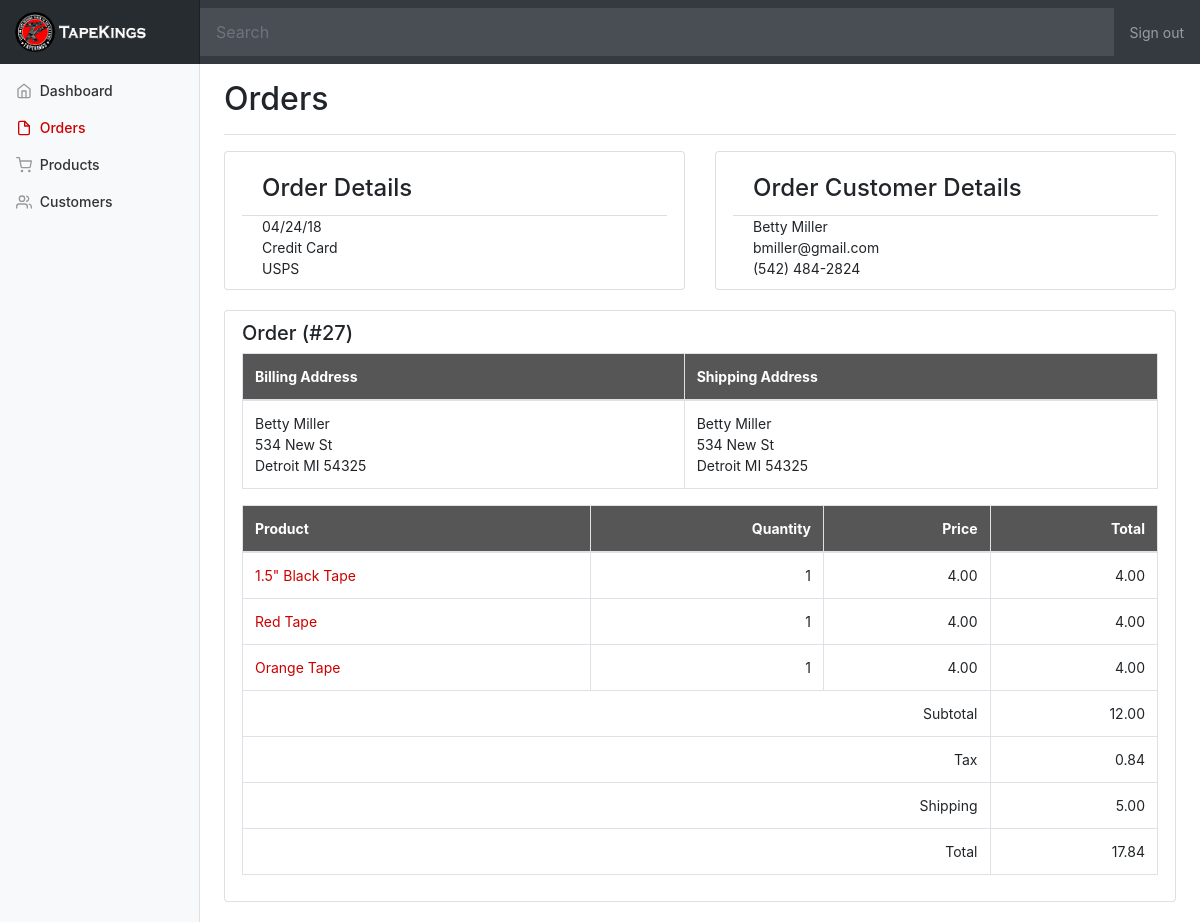
Screenshot of /orders/27 with the database file from the repository.
### tables this page shows
CREATE TABLE `orders` (
  `orderID` int(10) NOT NULL,
  `userID` int(10) DEFAULT NULL,
  `orderDate` date NOT NULL,
  `total` float NOT NULL,
  `shipping` float NOT NULL,
  `tax` float NOT NULL,
  `billingFirstName` varchar(255) NOT NULL,
  `billingLastName` varchar(255) NOT NULL,
  `email` text NOT NULL,
  `billingAddress` text NOT NULL,
  `billingAddress2` varchar(255) DEFAULT NULL,
  `billingCity` varchar(255) NOT NULL,
  `billingState` varchar(255) NOT NULL,
  `billingZip` int(255) NOT NULL,
  `shippingFirstName` varchar(255) DEFAULT NULL,
  `shippingLastName` varchar(255) DEFAULT NULL,
  `shippingAddress` text,
  `shippingAddress2` varchar(255) DEFAULT NULL,
  `shippingCity` varchar(255) DEFAULT NULL,
  `shippingState` varchar(255) DEFAULT NULL,
  `shippingZip` int(255) DEFAULT NULL
);

CREATE TABLE `orderproducts` (
  `orderID` int(11) NOT NULL,
  `productID` int(11) NOT NULL,
  `title` varchar(255) NOT NULL,
  `qty` int(11) NOT NULL,
  `price` float NOT NULL,
  `grip_type` varchar(255) DEFAULT NULL,
  `design_type` varchar(255) DEFAULT NULL,
  `color1` varchar(255) DEFAULT NULL,
  `color2` varchar(255) DEFAULT NULL,
  `color3` varchar(255) DEFAULT NULL
);

### pages/ordersFull.php (the view, shortened to what this page needs)
<!DOCTYPE html>
<html>
  <head>
    <link rel="stylesheet" href="lib/normalize/normalize.css">
    <link rel="stylesheet" href="css/bootstrap/bootstrap.css">
    <link rel="stylesheet" href="css/bootstrap/bootstrap-grid.css">
    <link rel="stylesheet" href="css/dashboard.css">
    <link rel="stylesheet" href="css/responsive.css">
  </head>
  <?php include 'app/database.php' ?>
<body class="dashboard">
    <nav class="navbar navbar-dark sticky-top bg-dark flex-md-nowrap p-0">
      <a class="navbar-brand col-sm-3 col-md-2 mr-0" href="sports"><img src="./css/img/logo-top.png" alt="Logo" style="height:40px;"/></a>
      <form action="inc/search.php" method="post" style="max-width: 1485px;width: 100%;"><input class="form-control form-control-dark w-100" type="text" name="search" placeholder="Search" aria-label="Search"></form>
      <ul class="navbar-nav px-3">
        <li class="nav-item text-nowrap">
          <a class="nav-link" href="logout">Sign out</a>
        </li>
      </ul>
    </nav>
    <div class="container-fluid">
      <div class="row">
        <nav class="col-md-2 d-none d-md-block bg-light sidebar">
          <div class="sidebar-sticky">
            <ul class="nav flex-column">
              <li class="nav-item">
                <a class="nav-link" href="account">
                  <span data-feather="home"></span>
                  Dashboard
                </a>
              </li>
              <li class="nav-item">
                <a class="nav-link active" href="orders">
                  <span data-feather="file"></span>
                  Orders <span class="sr-only">(current)</span>
                </a>
              </li>
              <?php if ($_SESSION['userID']==0){ ?>
              <li class="nav-item">
                <a class="nav-link" href="productsDashboard">
                  <span data-feather="shopping-cart"></span>
                  Products
                </a>
              </li>
              <li class="nav-item">
                <a class="nav-link" href="customers">
                  <span data-feather="users"></span>
                  Customers
                </a>
              </li>
              <?php } ?>
            </ul>
        </nav>
        <?php
          if ($_SESSION['userID'] == 0) {
            $sql = "SELECT * FROM orders, orderproducts WHERE orders.orderID = orderproducts.orderID && orders.orderID = $_SESSION[orderID];";
          } else{
          $sql = "SELECT * FROM orders, orderproducts WHERE orders.orderID = orderproducts.orderID && orders.orderID = $_SESSION[orderID] && orders.userID = $_SESSION[userID];";
        }
          $result = mysqli_query ($conn, $sql);
          if(mysqli_num_rows($result) > 0){
          while($row = $result->fetch_assoc()) {
            $email = $row['email'];
            $date = date_create($row['orderDate']);
            $date = date_format($date, "m/d/y");
            $billingFirstName = $row['billingFirstName'];
            $billingLastName = $row['billingLastName'];
            $billingAddress = $row['billingAddress'];
            $billingCity = $row['billingCity'];
            $billingState = $row['billingState'];
            $billingZip = $row['billingZip'];
            $shippingFirstName = $row['shippingFirstName'];
            $shippingLastName = $row['shippingLastName'];
            $shippingAddress = $row['shippingAddress'];
            $shippingCity = $row['shippingCity'];
            $shippingState = $row['shippingState'];
            $shippingZip = $row['shippingZip'];
            $total = floatval($row['total']);
            $shipping = floatval($row['shipping']);
            $tax = floatval($row['tax']);
        }} else{ ?>
          <?php header("Location: ../404");
        }
           ?>
        <main role="main" class="col-md-9 ml-sm-auto col-lg-10 pt-3 px-4">
          <div class="d-flex justify-content-between flex-wrap flex-md-nowrap align-items-center pb-2 mb-3 border-bottom">
            <h2>Orders</h2>
          </div>
          <div class="row">
            <div class="col-md-6">
              <div class="card order-details">
                <h4 class="card-header">Order Details</h4>
                  <table>
                    <tbody>
                      <tr><td><?php echo $date; ?></td></tr>
                      <tr><td><?php  ?>Credit Card</td></tr>
                      <tr><td>USPS</td></tr>
                    </tbody>
                  </table>
              </div>
            </div>
            <div class="col-md-6">
              <div class="card customer-details">
                <h4 class="card-header">Order Customer Details</h4>
                  <table>
                    <tbody>
                      <tr><td><?php echo $billingFirstName . " " . $billingLastName; ?></td></tr>
                      <tr><td><?php echo $email ?></td></tr>
                      <tr><td>(542) 484-2824</td></tr>
                    </tbody>
                  </table>
              </div>
            </div>
          </div>
          <div class="row orderInfo">
            <div class="col-md-12">
              <div class="card">
                <h5>Order (#<?php echo $_SESSION['orderID']; ?>)</h5>
                <table class="table table-bordered">
                  <thead>
                    <th>Billing Address</th>
                    <th>Shipping Address</th>
                  </thead>
                  <tbody>
                    <tr>
                      <td>
                        <?php echo $billingFirstName . " " . $billingLastName; ?><br>
                        <?php echo $billingAddress; ?><br>
                        <?php echo $billingCity . " " . $billingState . " " . $billingZip; ?>
                      </td>
                      <td>
                        <?php echo $shippingFirstName . " " . $shippingLastName; ?><br>
                        <?php echo $shippingAddress; ?><br>
                        <?php echo $shippingCity . " " . $shippingState . " " . $shippingZip; ?>
                      </td>
                    </tr>
                  </tbody>
                </table>
                <table class="table table-bordered">
                  <thead>
                    <th>Product</th>
                    <th class="text-right">Quantity</th>
                    <th class="text-right">Price</th>
                    <th class="text-right">Total</th>
                  </thead>
                  <tbody>
                    <?php
                    $sql = "SELECT * FROM orderproducts WHERE $_SESSION[orderID] = orderID;";
                    $result = mysqli_query ($conn, $sql);
                    foreach ($result as $items) {
                      $product_id = $items['productID'];
                      $qty = $items['qty'];
                      $price = $items['price'];
                      $name = $items['title'];
                      if ($product_id>100) {
                        $grip_type = $items['grip_type'];
                        $design_type = $items['design_type'];
                        $color1 = $items['color1'];
                        $color2 = $items['color2'];
                        $color3 = $items['color3'];
                      } else {
                        $sql = "SELECT slug FROM products WHERE $product_id = id;";
                        $result = mysqli_query ($conn, $sql);
                        while($items = $result->fetch_assoc()) {
                          $slug = $items['slug'];
                        }
                      }
                    ?>
                    <tr>
                      <td>
                        <?php
                        if ($name == "Send Us Your Bat"){?>
                          <a href="store/send-us-your-bat/<?php echo strtolower($grip_type); ?>"><?php echo $name ?></a>
                          <div class="order-bat-info">
                            <p><small><?php echo "- Grip Type:" . " " . $grip_type; ?></small></p>
                            <p><small><?php echo "- Design:" . " " . $design_type; ?></small></p>
                            <p><small><?php echo "- Color 1:" . " " . $color1; ?></small></p>
                            <p><small><?php echo "- Color 2:" . " " . $color2; ?></small></p>
                            <p><small><?php echo "- Color 3:" . " " . $color3; ?></small></p>
                          </div>
                        <?php } else { ?>
                          <a href="store/tape/<?php echo $slug; ?>"><?php echo $name ?></a>
                        <?php } ?>
                      </td>
                      <td class="text-right"><?php echo $qty; ?></td>
                      <td class="text-right"><?php echo number_format((float)$price, 2, '.', ''); ?></td>
                      <td class="text-right"><?php $subtotal_item = $price * $qty;
                      echo number_format((float)$subtotal_item, 2, '.', ''); ?></td>
                    </tr>
                    <?php } ?>
                    <tr>
                      <td colspan="3" class="text-right">Subtotal</td>
                      <td class="text-right"><?php $subtotal = $total-$shipping-$tax; echo number_format((float)$subtotal, 2, '.', ''); ?></td>
                    </tr>
                    <tr>
                      <td colspan="3" class="text-right">Tax</td>
                      <td class="text-right"><?php echo number_format((float)$tax, 2, '.', ''); ?></td>
                    </tr>
                    <tr>
                      <td colspan="3" class="text-right">Shipping</td>
                      <td class="text-right"><?php echo number_format((float)$shipping, 2, '.', ''); ?></td>
                    </tr>
                    <tr>
                      <td colspan="3" class="text-right">Total</td>
                      <td class="text-right"><?php echo number_format((float)$total, 2, '.', ''); ?></td>
                    </tr>
                  </tbody>
                </table>
              </div>
            </div>
          </div>
        </main>
      </div>
    </div>
  </body>
  </html>

### css/dashboard.css (style rules this page uses)
body { font-size: .875rem; }
.feather { width: 16px; height: 16px; vertical-align: text-bottom; }
.sidebar { position: fixed; top: 0; bottom: 0; left: 0; z-index: 100; padding: 0; box-shadow: inset -1px 0 0 rgba(0, 0, 0, .1); }
.sidebar-sticky { position: -webkit-sticky; position: sticky; top: 48px; height: calc(100vh - 48px); padding-top: 1.5rem; overflow-x: hidden; overflow-y: auto; }
.sidebar .nav-link { font-weight: 500; color: #333; }
.sidebar .nav-link .feather { margin-right: 4px; color: #999; }
.sidebar .nav-link.active, a { color: #cc0000; }
.card.order-details table, .card.customer-details table { margin-left: 20px; }
.sidebar .nav-link:hover .feather, .sidebar .nav-link.active .feather { color: inherit; }
.navbar-brand { padding-top: .75rem; padding-bottom: .75rem; font-size: 1rem; background-color: rgba(0, 0, 0, .25); box-shadow: inset -1px 0 0 rgba(0, 0, 0, .25); }
.navbar .form-control { padding: .75rem 1rem; border-width: 0; border-radius: 0; }
.form-control-dark { color: #fff; background-color: rgba(255, 255, 255, .1); border-color: rgba(255, 255, 255, .1); }
.border-bottom { border-bottom: 1px solid #e5e5e5; }
.dashboard nav a { color: #333; }
.card { padding: 10px 17px; }
.card-header { background: transparent; }
.orderInfo { margin-top: 20px; margin-bottom: 20px; }
table.table thead { background: #565656 none repeat scroll 0 0; color: #fff; }

### rows the page displays
orders: orderDate "04/24/18", billingFirstName "Betty", billingLastName "Miller", email "bmiller@gmail.com", billingAddress "534 New St", billingCity "Detroit", billingState "MI", billingZip "54325", shippingFirstName "Betty", shippingLastName "Miller", shippingAddress "534 New St", shippingCity "Detroit", shippingState "MI", shippingZip "54325", subtotal "12.00", tax "0.84", shipping "5.00", total "17.84"
orderproducts: title "1.5\" Black Tape", qty "1", price "4.00", subtotal_item "4.00"
orderproducts: title "Red Tape", qty "1", price "4.00", subtotal_item "4.00"
orderproducts: title "Orange Tape", qty "1", price "4.00", subtotal_item "4.00"

### other values shown
$_SESSION['orderID'] "27"
